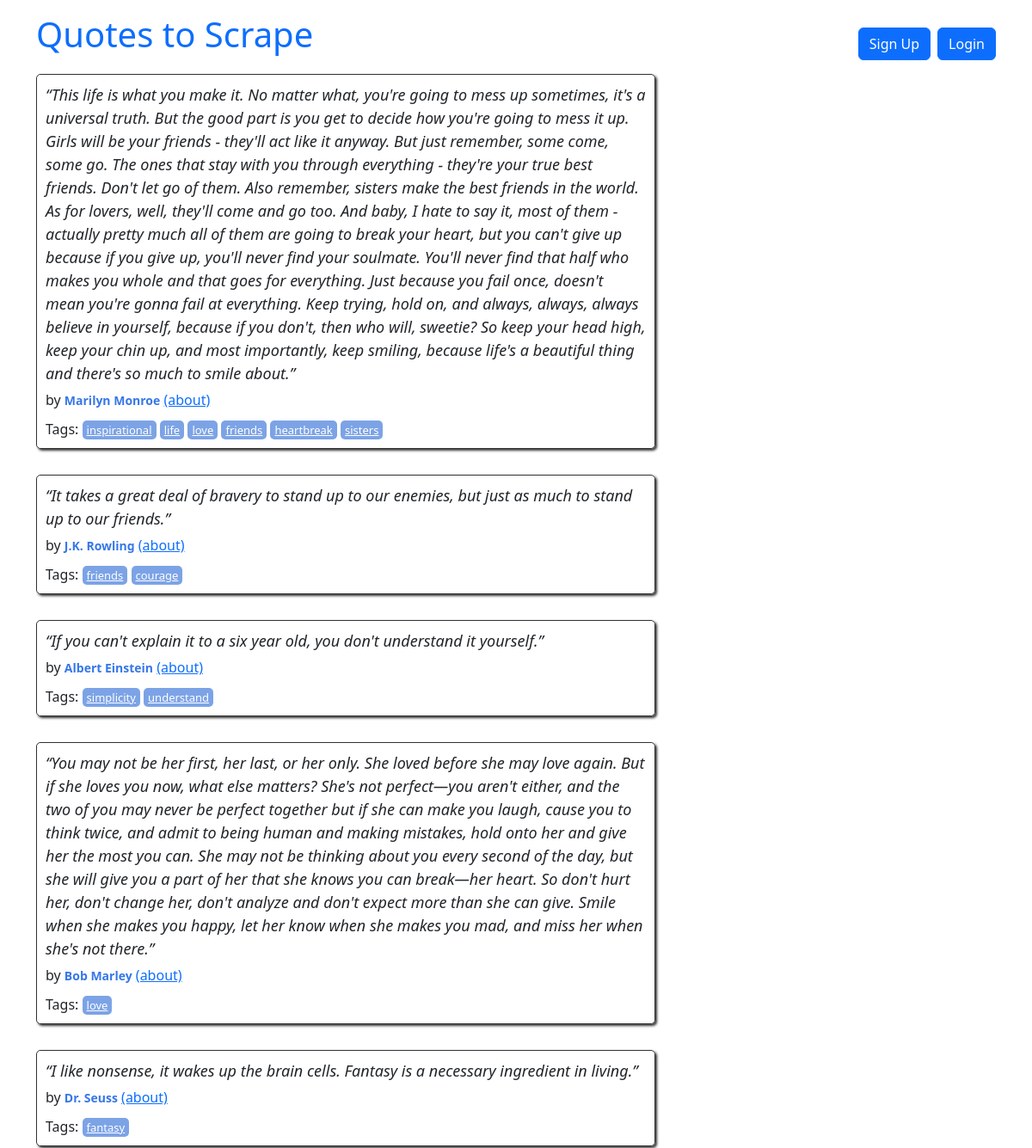
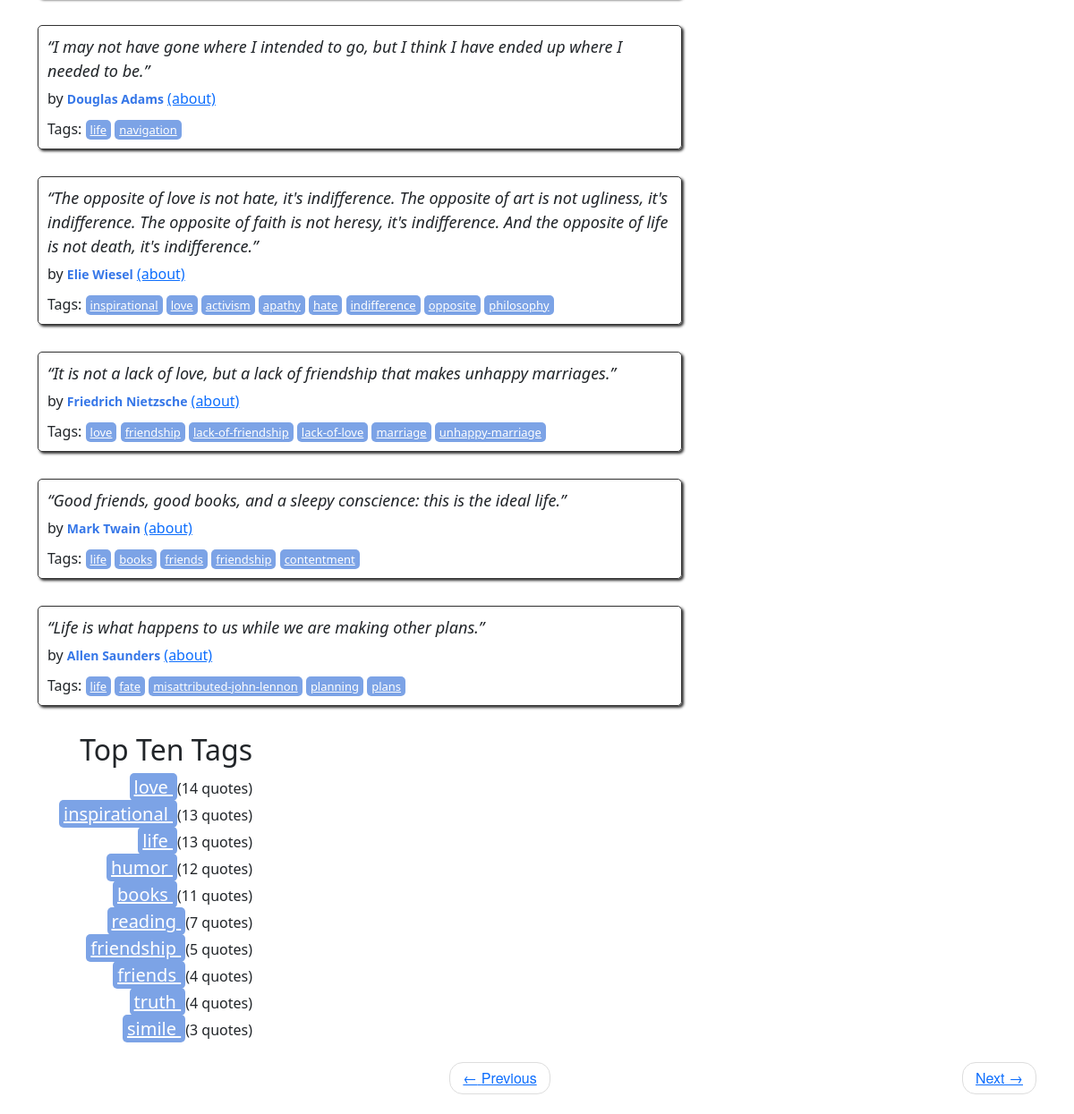
/2, run on the app's committed database (2 pictures, top to bottom).
### quotes/models.py (models this page shows)
class Quote(models.Model):
    quote = models.TextField()
    tags = models.ManyToManyField(Tag)
    author = models.ForeignKey(Author, on_delete=models.CASCADE, default=None, null=True)
    created_at = models.DateTimeField(auto_now_add=True)

class Author(models.Model):
    fullname = models.CharField(max_length=50)
    born_date = models.CharField(max_length=50)
    born_location = models.CharField(max_length=150)
    description = models.TextField()
    created_at = models.DateTimeField(auto_now_add=True)

class Tag(models.Model):
    name = models.CharField(max_length=50, null=False, unique=True)

### quotes/views.py (the view)
# urls.py: path("", views.main, name="root"),
def main(request, page=1):
    quotes = Quote.objects.all()
    per_page = 10
    paginator = Paginator(quotes, per_page)
    try:
        quotes_on_page = paginator.page(page)
    except PageNotAnInteger:
        quotes_on_page = paginator.page(1)
    except EmptyPage:
        quotes_on_page = paginator.page(paginator.num_pages)
    top_tags = Tag.objects.annotate(num_quotes=Count("quote")).order_by("-num_quotes")[
        :10
    ]
    return render(
        request,
        "quotes/index.html",
        {
            "quotes": quotes_on_page,
            "top_tags": top_tags,
        },
    )

### quotes/templates/quotes/index.html (shortened to what this page needs)
{% extends 'quotes/base.html' %}
{% load extract %}
{% block content %}
<div class="row">
    <div class="col-md-8">
        {% for quote in quotes %}
        <div class="quote" itemscope="" itemtype="http://schema.org/CreativeWork">
            <span class="text" itemprop="text">
                {{ quote.quote }}
            </span>
            <span>by <small class="author" itemprop="author">{{ quote.author.fullname }}</small></span>
            <a href="/author/{{ quote.author.id }}">(about)</a>
            <div class="tags">
                Tags:
                {% for tag in quote.tags.all %}
                <a class="tag" href="{% url 'quotes:tag_detail' tag.name %}">{{ tag.name }}</a>
                {% endfor %}
            </div>
        </div>
        {% endfor %}
        <div class="col-md-4">
            <div class="tags-box">
                <h2>Top Ten Tags</h2>
                {% for tag in top_tags %}
                <div class="tag-item">
                    <a class="tag" style="font-size: 20px" href="{% url 'quotes:tag_detail' tag.name %}">
                        {{ tag.name }}
                    </a>
                    ({{ tag.num_quotes }} quotes)
                </div>
                {% endfor %}
            </div>
        </div>
    </div>
</div>
</div>
<nav>
    <ul class="pager">
        <li class="previous">
            <a class="{% if not quotes.has_previous %} disabled {% endif %}"
               href="{% if quotes.has_previous %} {% url 'quotes:root_paginate' quotes.previous_page_number %} {% else %} # {% endif %}">
                <span aria-hidden="true">←</span> Previous
            </a>
        </li>
        <li class="next">
            <a class="{% if not quotes.has_next %} disabled {% endif %}"
               href="{% if quotes.has_next %} {% url 'quotes:root_paginate' quotes.next_page_number %} {% else %} # {% endif %}">
                Next <span aria-hidden="true">→</span>
            </a>
        </li>
    </ul>
</nav>
</div>
{% endblock %}

### quotes/static/quotes/style.css (style rules this page uses)
.quote { padding: 10px; margin-bottom: 30px; border: 1px solid #333333; border-radius: 5px; box-shadow: 2px 2px 3px #333333; }
.quote span.text { display: block; margin-bottom: 5px; font-size: large; font-style: italic; }
.quote small.author { font-weight: bold; color: #3677E8; }
.quote .tags { margin-top: 10px; }
.tag { padding: 2px 5px; border-radius: 5px; color: white; font-size: small; background-color: #7CA3E6; }
.pager { font-family: "Raleway","Helvetica Neue",Helvetica,Arial,sans-serif; }
.pager { padding-left: 0; margin: 22px 0; list-style: none; text-align: center; }
.pager li { display: inline; }
.pager .next>a, .pager .next>span { float: right; }
.pager li>a, .pager li>span { display: inline-block; padding: 5px 14px; background-color: #ffffff; border: 1px solid #dddddd; border-radius: 15px; }
.tags-box { text-align: right; }

### data on the page
Quote: quote "“This life is what you make it. No matter what, you're going to mess up sometimes, it's a universal truth. But the good part is you get to decide how you're going to mess it up. Girls will be your friends - they'll act like it anyway. But just remember, some come, some go. The ones that stay with you through everything - they're your true best friends. Don't let go of them. Also remember, sisters make the best friends in the world. As for lovers, well, they'll come and go too. And baby, I hate to say it, most of them - actually pretty much all of them are going to break your heart, but you can't give up because if you give up, you'll never find your soulmate. You'll never find that half who…", author.fullname "Marilyn Monroe"
Tag: name "inspirational", num_quotes "13"
Tag: name "life", num_quotes "13"
Tag: name "love", num_quotes "14"
Tag: name "friends", num_quotes "4"
Tag: name "heartbreak"
Tag: name "sisters"
Quote: quote "“It takes a great deal of bravery to stand up to our enemies, but just as much to stand up to our friends.”", author.fullname "J.K. Rowling"
Tag: name "courage"
Quote: quote "“If you can't explain it to a six year old, you don't understand it yourself.”", author.fullname "Albert Einstein"
Tag: name "simplicity"
Tag: name "understand"
Quote: quote "“You may not be her first, her last, or her only. She loved before she may love again. But if she loves you now, what else matters? She's not perfect—you aren't either, and the two of you may never be perfect together but if she can make you laugh, cause you to think twice, and admit to being human and making mistakes, hold onto her and give her the most you can. She may not be thinking about you every second of the day, but she will give you a part of her that she knows you can break—her heart. So don't hurt her, don't change her, don't analyze and don't expect more than she can give. Smile when she makes you happy, let her know when she makes you mad, and miss her when she's not there.”", author.fullname "Bob Marley"
Quote: quote "“I like nonsense, it wakes up the brain cells. Fantasy is a necessary ingredient in living.”", author.fullname "Dr. Seuss"
Tag: name "fantasy"
Quote: quote "“I may not have gone where I intended to go, but I think I have ended up where I needed to be.”", author.fullname "Douglas Adams"
Tag: name "navigation"
Quote: quote "“The opposite of love is not hate, it's indifference. The opposite of art is not ugliness, it's indifference. The opposite of faith is not heresy, it's indifference. And the opposite of life is not death, it's indifference.”", author.fullname "Elie Wiesel"
Tag: name "activism"
Tag: name "apathy"
Tag: name "hate"
Tag: name "indifference"
Tag: name "opposite"
Tag: name "philosophy"
Quote: quote "“It is not a lack of love, but a lack of friendship that makes unhappy marriages.”", author.fullname "Friedrich Nietzsche"
Tag: name "friendship", num_quotes "5"
Tag: name "lack-of-friendship"
Tag: name "lack-of-love"
Tag: name "marriage"
Tag: name "unhappy-marriage"
Quote: quote "“Good friends, good books, and a sleepy conscience: this is the ideal life.”", author.fullname "Mark Twain"
Tag: name "books", num_quotes "11"
Tag: name "contentment"
Quote: quote "“Life is what happens to us while we are making other plans.”", author.fullname "Allen Saunders"
Tag: name "fate"
Tag: name "misattributed-john-lennon"
Tag: name "planning"
Tag: name "plans"
Tag: name "humor", num_quotes "12"
Tag: name "reading", num_quotes "7"
Tag: name "truth", num_quotes "4"
Tag: name "simile", num_quotes "3"
